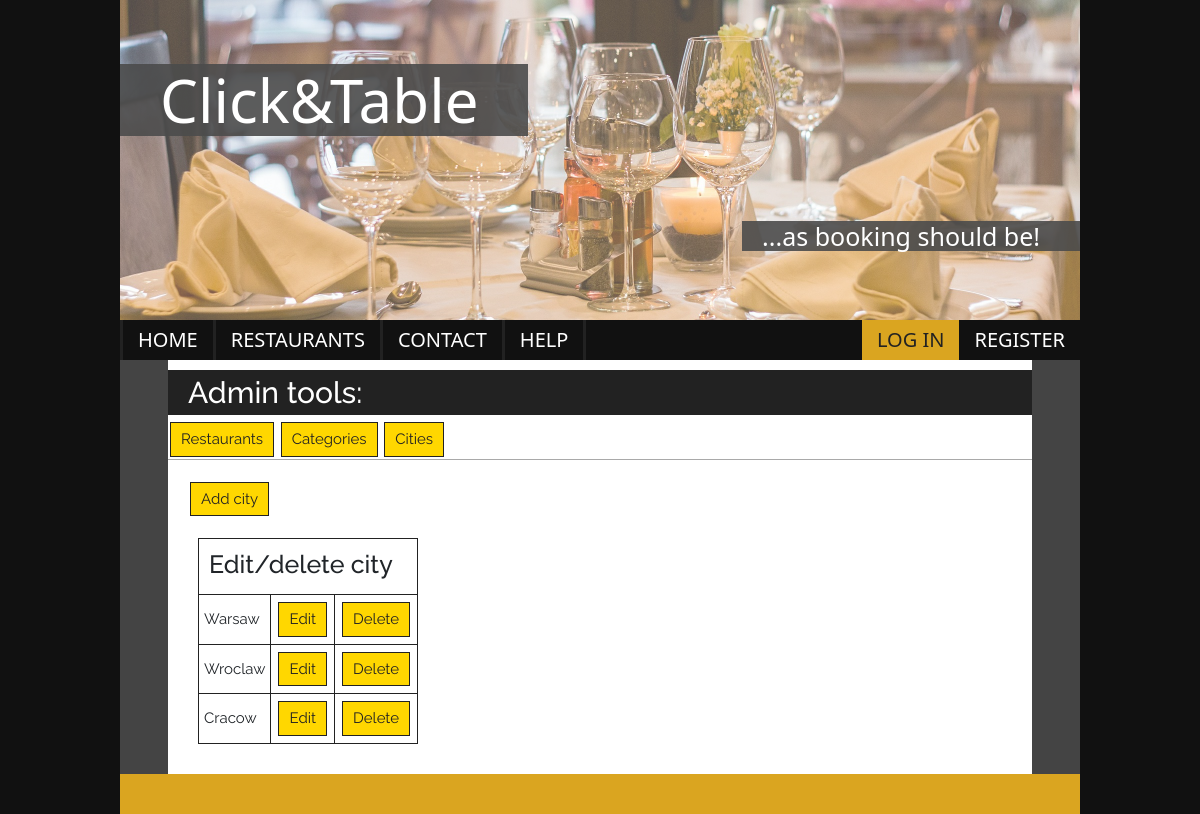
The page /admin_cities/ on the database as committed earlier.
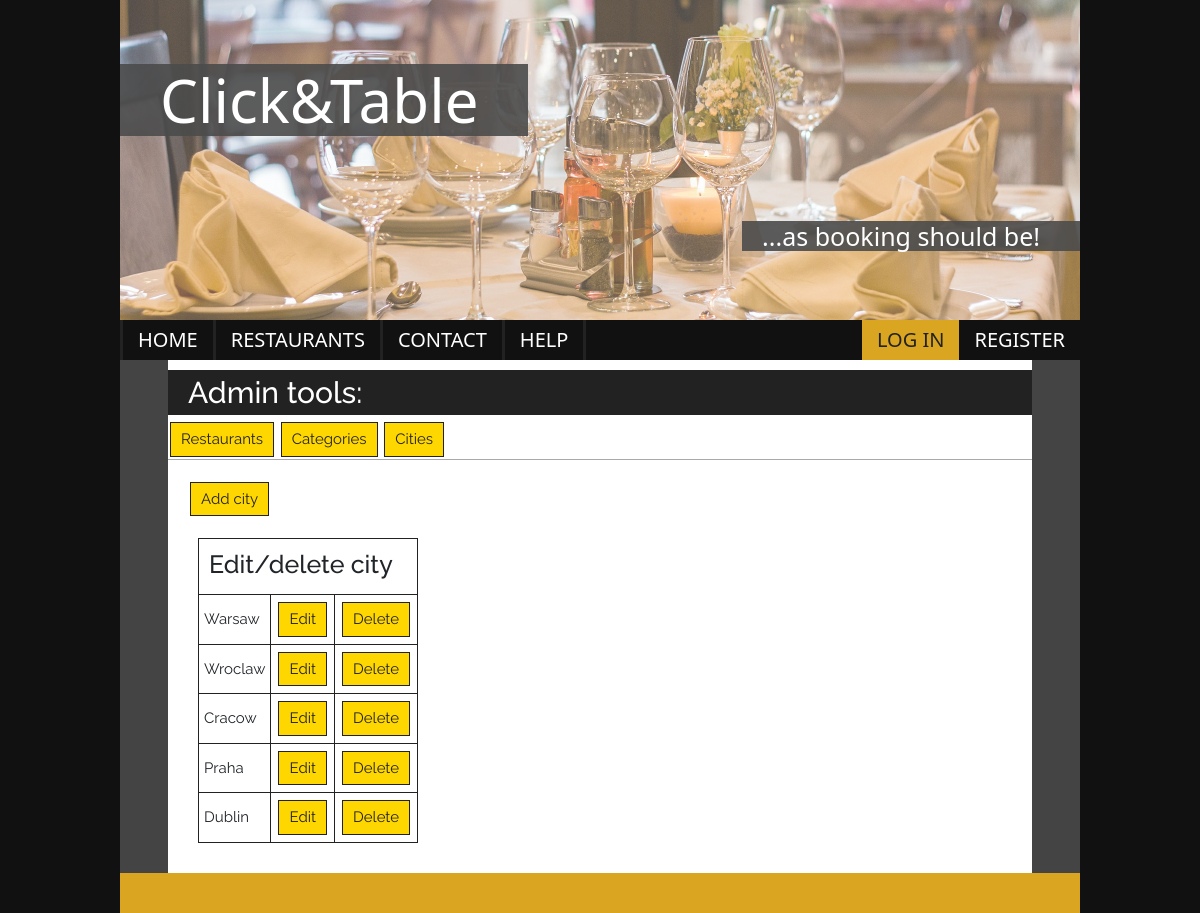
The same page on the database as committed later.
### click_and_table/models.py (models this page shows, shortened)
class City(models.Model):
    name = models.CharField(max_length=64)

### click_and_table/views.py (the view)
# urls.py: path('admin_cities/', AdminCitiesView.as_view(), name="admin_cities"),
class AdminCitiesView(View):
    def get(self, request):
        cities = City.objects.all()
        return render(request, 'admin_cities.html', {'cities': cities})

### templates/admin_cities.html
{% extends 'admin_tools.html' %}
{% block content %}
    <a href="{% url 'city_add' %}">Add city</a>
    <section class="cities-lst-admin">
        <table>
            <tr>
                <th colspan="3"><h3>Edit/delete city</h3></th>
            </tr>
            {% for city in cities %}
            <tr>
                <td>{{ city.name }}</td>
                <td><a href="{% url 'city_edit' city.pk %}">Edit</a></td>
                <td><a href="{% url 'city_delete' city.id %}">Delete</a></td>
            </tr>
            {% endfor %}
        </table>
    </section>
{% endblock %}

Rows that differ between the two databases and show on the page:
added City: name "Praha"
added City: name "Dublin"
